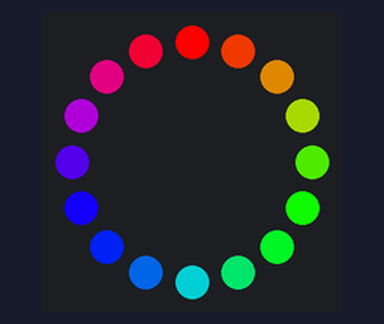
Bench run of a sketch on a simulated Arduino Uno, built with avr-gcc and run on an emulated ATmega328P. On the bench: 16 RGB LEDs in a ring, first at the top, clockwise.

Above: at 0.15 s.
At 5.59 s:
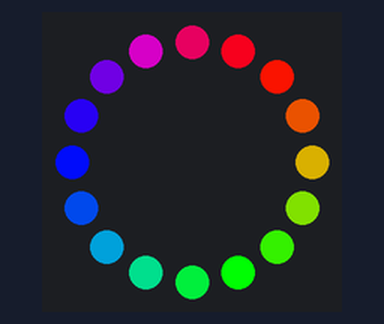
At 9.22 s:
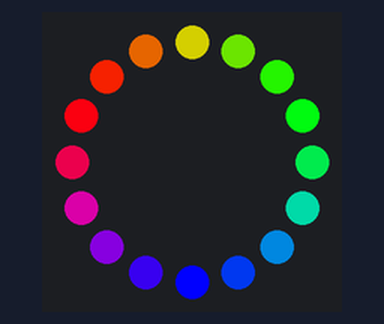
At 19.21 s:
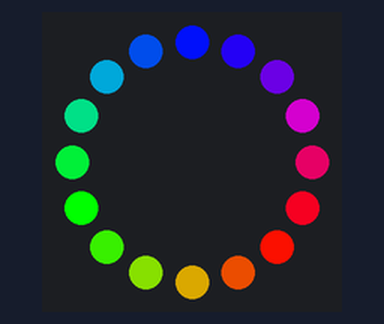
At 29.49 s:
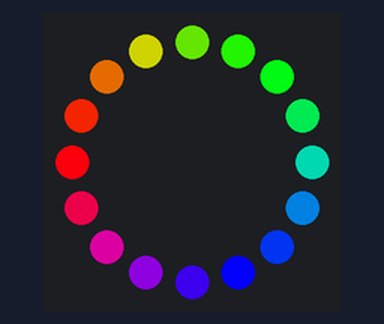
At 39.78 s:
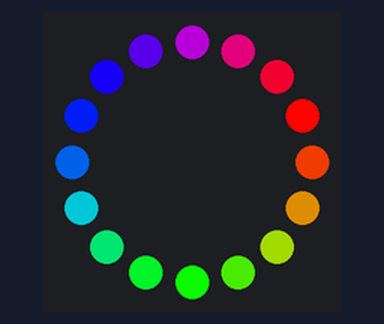

The sketch:

ANEL_RGB.ino
```cpp
#include <Adafruit_NeoPixel.h>

// Configurações
#define PIN        5          // Pino de controle do WS2812
#define NUM_LEDS   16         // Quantidade de LEDs no anel

Adafruit_NeoPixel ring(NUM_LEDS, PIN, NEO_GRB + NEO_KHZ800);

void setup() {
  ring.begin();
  ring.show();      // Limpa os LEDs
}

void loop() {
  rainbowCycle(10);  // Efeito arco-íris
}

// Funções auxiliares:
void rainbowCycle(uint8_t wait) {
  uint16_t i, j;

  for (j = 0; j < 256; j++) {
    for (i = 0; i < ring.numPixels(); i++) {
      ring.setPixelColor(i, Wheel((i * 256 / ring.numPixels() + j) & 255));
    }
    ring.show();
    delay(wait);
  }
}

uint32_t Wheel(byte WheelPos) {
  WheelPos = 255 - WheelPos;
  if (WheelPos < 85) {
    return ring.Color(255 - WheelPos * 3, 0, WheelPos * 3);
  }
  if (WheelPos < 170) {
    WheelPos -= 85;
    return ring.Color(0, WheelPos * 3, 255 - WheelPos * 3);
  }
  WheelPos -= 170;
  return ring.Color(WheelPos * 3, 255 - WheelPos * 3, 0);
}
```
